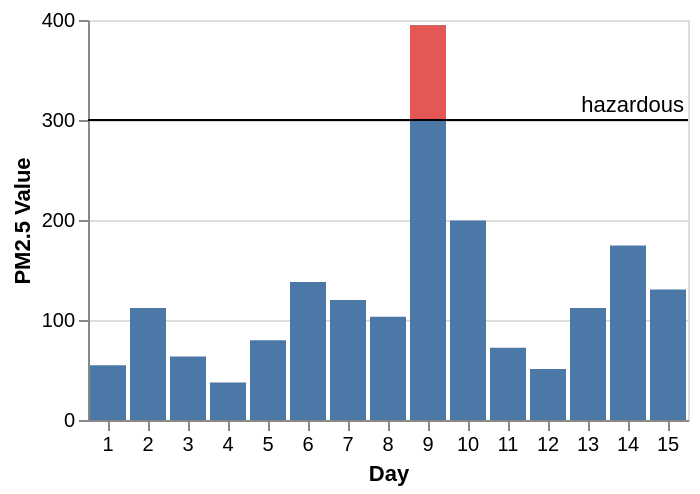

Here is the Vega-Lite specification saved for this chart:
### Vega specification from a JSON file in a GitHub repository (floating-point values rounded to 4 significant figures)
{"$schema": "https://vega.github.io/schema/vega/v5.json", "description": "The PM2.5 value of Beijing observed 15 days, highlighting the days when PM2.5 level is hazardous to human health. Data source https://chartaccent.github.io/chartaccent.html", "background": "white", "padding": 5, "height": 200, "style": "cell", "data": [{"name": "source_0", "values": [{"Day": 1, "Value": 54.8}, {"Day": 2, "Value": 112.1}, {"Day": 3, "Value": 63.6}, {"Day": 4, "Value": 37.6}, {"Day": 5, "Value": 79.7}, {"Day": 6, "Value": 137.9}, {"Day": 7, "Value": 120.1}, {"Day": 8, "Value": 103.3}, {"Day": 9, "Value": 394.8}, {"Day": 10, "Value": 199.5}, {"Day": 11, "Value": 72.3}, {"Day": 12, "Value": 51.1}, {"Day": 13, "Value": 112}, {"Day": 14, "Value": 174.5}, {"Day": 15, "Value": 130.5}]}, {"name": "source_1", "values": [{}]}, {"name": "data_1", "source": "source_0", "transform": [{"type": "stack", "groupby": ["Day"], "field": "Value", "sort": {"field": [], "order": []}, "as": ["Value_start", "Value_end"], "offset": "zero"}, {"type": "filter", "expr": "isValid(datum[\"Value\"]) && isFinite(+datum[\"Value\"])"}]}, {"name": "data_2", "source": "source_0", "transform": [{"type": "filter", "expr": "datum.Value >= 300"}, {"type": "formula", "expr": "300", "as": "baseline"}, {"type": "filter", "expr": "isValid(datum[\"baseline\"]) && isFinite(+datum[\"baseline\"])"}]}], "signals": [{"name": "x_step", "value": 20}, {"name": "width", "update": "bandspace(domain('x').length, 0.1, 0.05) * x_step"}], "marks": [{"name": "layer_0_layer_0_marks", "type": "rect", "style": ["bar"], "from": {"data": "data_1"}, "encode": {"update": {"fill": {"value": "#4c78a8"}, "ariaRoleDescription": {"value": "bar"}, "description": {"signal": "\"Day: \" + (isValid(datum[\"Day\"]) ? datum[\"Day\"] : \"\"+datum[\"Day\"]) + \"; Value: \" + (format(datum[\"Value\"], \"\"))"}, "x": {"scale": "x", "field": "Day"}, "width": {"scale": "x", "band": 1}, "y": {"scale": "y", "field": "Value_end"}, "y2": {"scale": "y", "field": "Value_start"}}}}, {"name": "layer_0_layer_1_marks", "type": "rect", "style": ["bar"], "from": {"data": "data_2"}, "encode": {"update": {"fill": {"value": "#e45755"}, "ariaRoleDescription": {"value": "bar"}, "description": {"signal": "\"Day: \" + (isValid(datum[\"Day\"]) ? datum[\"Day\"] : \"\"+datum[\"Day\"]) + \"; PM2.5 Value: \" + (format(datum[\"baseline\"], \"\")) + \"; Value: \" + (format(datum[\"Value\"], \"\"))"}, "x": {"scale": "x", "field": "Day"}, "width": {"scale": "x", "band": 1}, "y": {"scale": "y", "field": "baseline"}, "y2": {"scale": "y", "field": "Value"}}}}, {"name": "layer_1_layer_0_marks", "type": "rule", "style": ["rule"], "from": {"data": "source_1"}, "encode": {"update": {"stroke": {"value": "black"}, "x": {"field": {"group": "width"}}, "x2": {"value": 0}, "y": {"scale": "y", "value": 300}}}}, {"name": "layer_1_layer_1_marks", "type": "text", "style": ["text"], "from": {"data": "source_1"}, "encode": {"update": {"align": {"value": "right"}, "baseline": {"value": "bottom"}, "text": {"value": "hazardous"}, "dx": {"value": -2}, "dy": {"value": -2}, "fill": {"value": "black"}, "x": {"field": {"group": "width"}}, "y": {"scale": "y", "value": 300}}}}], "scales": [{"name": "x", "type": "band", "domain": {"fields": [{"data": "data_1", "field": "Day"}, {"data": "data_2", "field": "Day"}], "sort": true}, "range": {"step": {"signal": "x_step"}}, "paddingInner": 0.1, "paddingOuter": 0.05}, {"name": "y", "type": "linear", "domain": {"fields": [{"data": "data_1", "field": "Value_start"}, {"data": "data_1", "field": "Value_end"}, {"data": "data_2", "field": "baseline"}, {"data": "data_2", "field": "Value"}, [300]]}, "range": [{"signal": "height"}, 0], "nice": true, "zero": true}], "axes": [{"scale": "y", "orient": "left", "gridScale": "x", "grid": true, "tickCount": {"signal": "ceil(height/40)"}, "domain": false, "labels": false, "aria": false, "maxExtent": 0, "minExtent": 0, "ticks": false, "zindex": 0}, {"scale": "x", "orient": "bottom", "grid": false, "title": "Day", "labelAngle": 0, "labelBaseline": "top", "zindex": 0}, {"scale": "y", "orient": "left", "grid": false, "title": "PM2.5 Value", "labelOverlap": true, "tickCount": {"signal": "ceil(height/40)"}, "zindex": 0}]}
